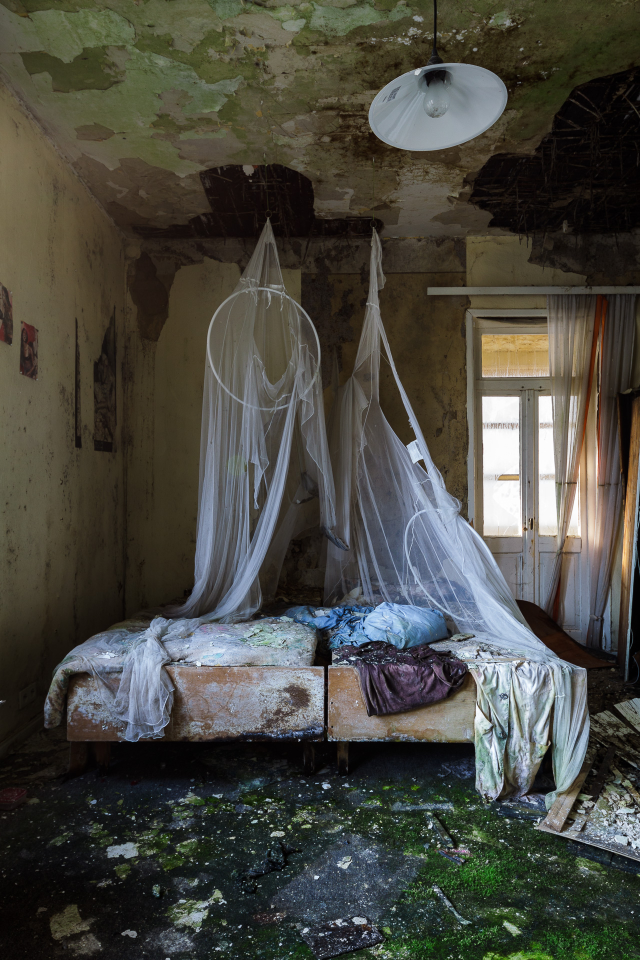
#> input picture kapitel10-module/3-eigene-scripte/bild.jpg, 1280 x 1920 px (shown at 1/2 size)
$ python consoleshop.py --blur 5 --grayscale --rotate 90 bild.jpg
#> lines starting #> are read from the running program, lines starting #| are printed output that depends on the picture
#> further down, image is the input picture: PIL image 1280x1920 RGB; mean R, G, B 73.1, 72.6, 65
### kapitel10-module/3-eigene-scripte/picture/orientation.py
#!/usr/bin/env python3
"""
Modul: picture.orientation
==========================

Definiert Funktionen, um die Orientierung eines Bildes zu verändern.
"""
from PIL import Image


def rotate(image, degrees, clockwise=True):
#> called with degrees = 90, clockwise = True
    angle = degrees * (-1 if clockwise else 1)
    return image.rotate(angle, expand=True)
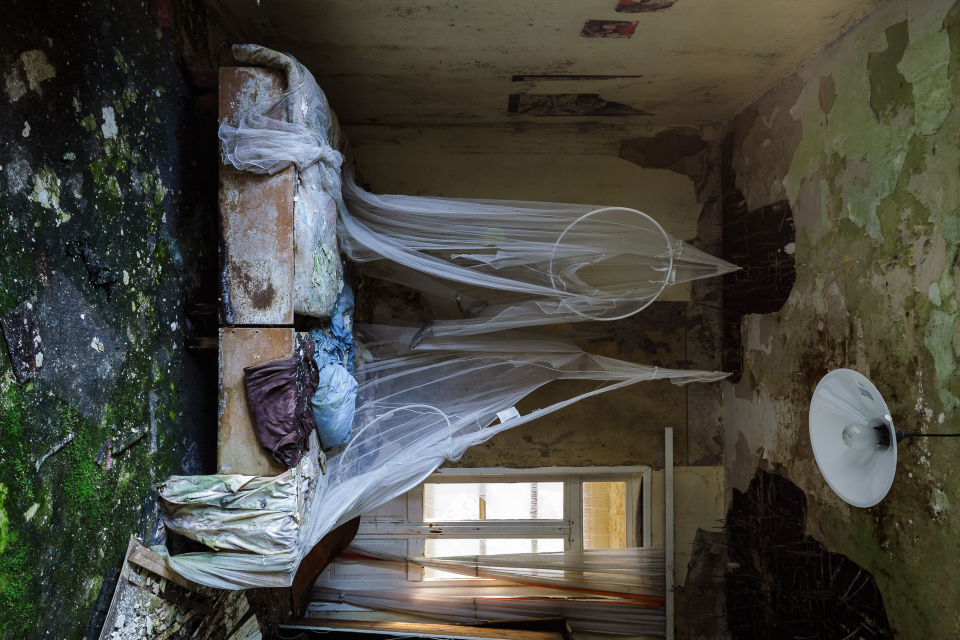
#> returned value: PIL image 1920x1280 RGB (shown at 1/2 size); mean R, G, B 73.1, 72.6, 65


def flip_vertical(image):
    return image.transpose(Image.FLIP_TOP_BOTTOM)


def flip_horizontal(image):
    return image.transpose(Image.FLIP_LEFT_RIGHT)

### kapitel10-module/3-eigene-scripte/picture/blur.py
#!/usr/bin/env python3
"""
Modul: picture.blur
===================

Definiert eine Funktion zum Weichzeichnen eines Bildes.
"""
from PIL import ImageFilter


def blur(image, radius):
#> called with radius = 5
    return image.filter(ImageFilter.GaussianBlur(radius=radius))
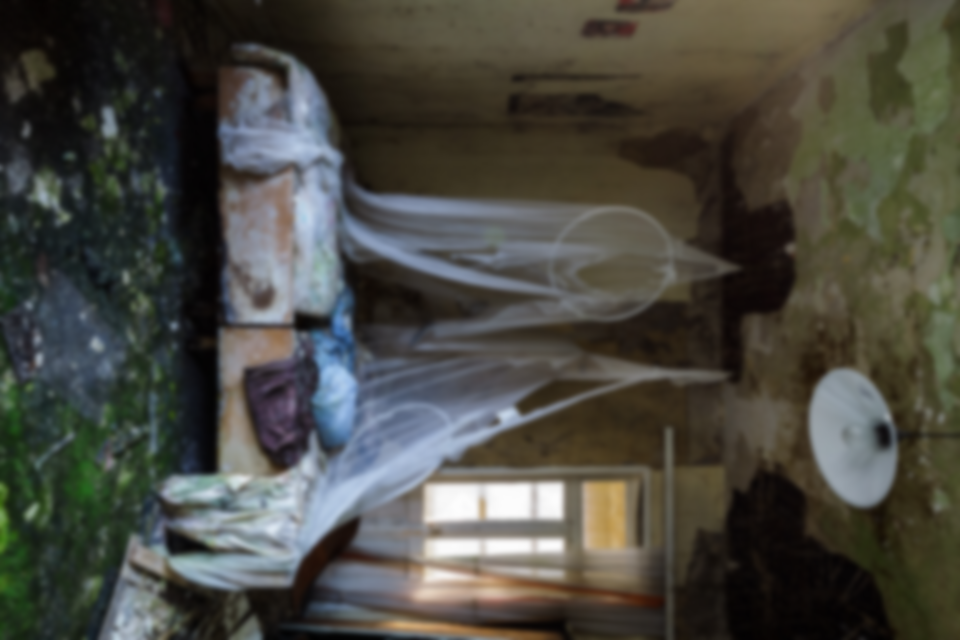
#> returned value: PIL image 1920x1280 RGB (shown at 1/2 size); mean R, G, B 73.1, 72.6, 65

### kapitel10-module/3-eigene-scripte/picture/color.py
#!/usr/bin/env python3
"""
Modul: picture.color
====================

Definiert eine Funktion, die ein Bild entsättigt.
"""


def grayscale(image):
    '''
    Das Bild ändert den Farbmodus in LA. Dadurch gehen die Farbinformationen
    verloren. Um das Bild als JPG oder PNG zu speichern, muss es in den RGB Modus konvertiert werden
    '''
    return image.convert('LA').convert('RGB')
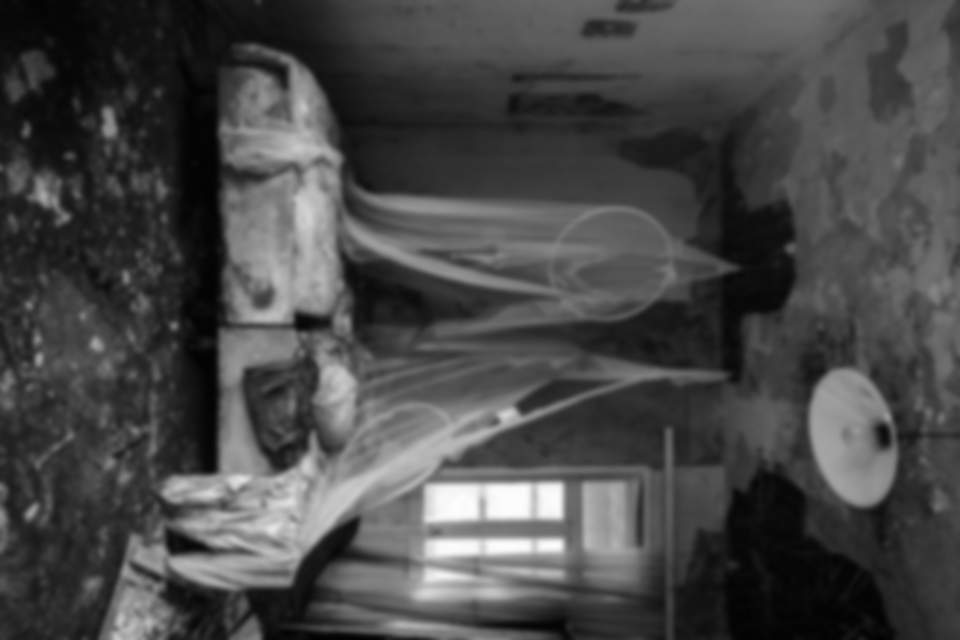
#> returned value: PIL image 1920x1280 RGB (shown at 1/2 size); min 1, max 253, mean 71.9

### kapitel10-module/3-eigene-scripte/consoleshop.py
#!/usr/bin/env python3
"""
consoleshop.py
==============

Wie Photoshop, nur für die Konsole. Diese Programm demonstiert einen
komplexeren Bild-Editor für die Kommandozeile. Das `picture`-Paket wird dabei
importiert.

Beispiel:

    $ python3 consoleshop.py --blur 5 --grayscale --rotate 90 bild.jpg

"""
from PIL import Image

# Modul zum Öffnen von Dateien
import pathlib

import picture

# Argparse ist ein Modul zum Einlesen von Kommandozeilenparametern
# Sie ist Teil der Standard-Bibliothek
import argparse


def apply_changes(image, arguments):
    """
    Wendet die gewünschten Änderungen auf das Bild an.
    """
    if arguments.resize:
        image = picture.resize(image, arguments.resize)

    if arguments.rotate:
        image = picture.rotate(image, arguments.rotate)

    if arguments.blur:
        image = picture.blur(image, arguments.blur)

    if arguments.grayscale:
        image = picture.grayscale(image)

    return image


def save_as_copy(image, filename, quality):
    """
    Speichert das veränderte Bild unter einem neuen Namen ab
    """
    path = pathlib.Path(filename)
    new_path = path.parent / f'{path.stem}-copy{path.suffix}'
    image.save(new_path, quality=quality)


def image_changes(arguments):
    """
    Interpretiert die gewünschten Bildänderungen aus den Argumenten der
    Kommandozeile.
    """

    # Operationen, die das Bild verändern
    CHANGES = {'blur', 'grayscale', 'resize', 'rotate'}

    # Parameternamen der übergebenen Argumente
    provided_parameters = {
        parameter
        for parameter, argument
        in vars(arguments).items()
        if argument
    }

    # Intersection
    return provided_parameters & CHANGES


if __name__ == '__main__':

    # Setup der Arguments des Scripts
    parser = argparse.ArgumentParser(description='Process an image')

    # Parameter für das eigentliche Bild
    parser.add_argument('image', help='The image to manipulate')

    # Bild weichzeichnen
    parser.add_argument('--blur', metavar='strength',
                        type=int, help='Blur the image')

    # Bild entsättigen
    parser.add_argument('--grayscale', action='store_true',
                        help='Convert the image to grayscale')

    # Größe ändern
    parser.add_argument('--resize', metavar='size', type=int,
                        help='Resize the image along its longest edge')

    # Bild drehen
    parser.add_argument('--rotate', metavar='degrees',
                        type=int, help='Rotate the image')

    # Qualität reduzieren
    parser.add_argument('--quality', metavar='quality',
                        type=int, default=75, help='Set the quality')

    # Argumente von der Kommandozeile einlesen
    arguments = parser.parse_args()

    # Bild öffnen
    with Image.open(arguments.image) as image:

        # Wenn keine Argumente angegeben wurden, dann passiert nichts.
        if not any(image_changes(arguments)):
            exit()

        # Wenn Argumente übergeben wurden, wird eine Kopie des Bildes
        # mit den gewünschten Änderungen angelegt
        image = apply_changes(image, arguments)
        save_as_copy(image, arguments.image, arguments.quality)
